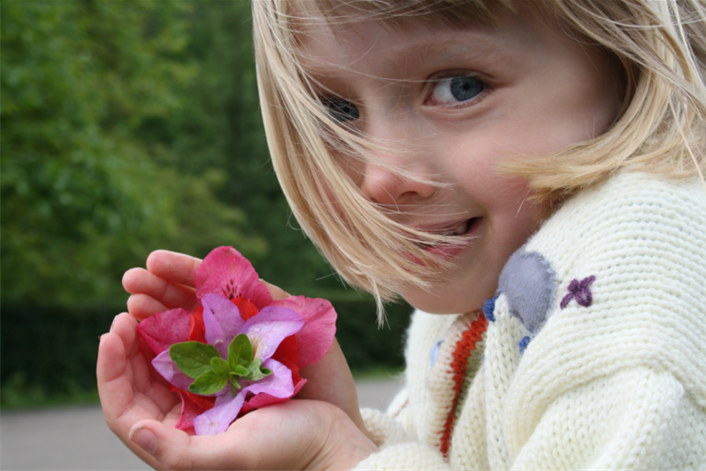
#> input picture gui-utils-master/input_images/input-flowergirl.png, 706 x 471 px
$ python find_edges.py input_images/input-flowergirl.png   (Python 2 division)
#> lines starting #> are read from the running program, lines starting #| are printed output that depends on the picture; after the words box and inside, x2 and y2 are one past the last pixel; in counts of white or black regions, pixels touching at a corner belong together; long printed decimals are rounded
### gui-utils-master/guiutils.py
import cv2


class EdgeFinder:
    def __init__(self, image, filter_size=1, threshold1=0, threshold2=0):
        self.image = image
        self._filter_size = filter_size
        self._threshold1 = threshold1
        self._threshold2 = threshold2

        def onchangeThreshold1(pos):
            self._threshold1 = pos
            self._render()

        def onchangeThreshold2(pos):
            self._threshold2 = pos
            self._render()

        # [4 lines left out: function onchangeFilterSize, not called in this run]

        cv2.namedWindow('edges')

        cv2.createTrackbar('threshold1', 'edges', self._threshold1, 255, onchangeThreshold1)
        cv2.createTrackbar('threshold2', 'edges', self._threshold2, 255, onchangeThreshold2)
        cv2.createTrackbar('filter_size', 'edges', self._filter_size, 20, onchangeFilterSize)

        self._render()

        print "Adjust the parameters as desired.  Hit any key to close."

        cv2.waitKey(0)

        cv2.destroyWindow('edges')
        cv2.destroyWindow('smoothed')

    def threshold1(self):
        return self._threshold1

    def threshold2(self):
        return self._threshold2

    def filterSize(self):
        return self._filter_size

    def edgeImage(self):
        return self._edge_img

    def smoothedImage(self):
        return self._smoothed_img

    def _render(self):
        self._smoothed_img = cv2.GaussianBlur(self.image, (self._filter_size, self._filter_size), sigmaX=0, sigmaY=0)
        self._edge_img = cv2.Canny(self._smoothed_img, self._threshold1, self._threshold2)
        cv2.imshow('smoothed', self._smoothed_img)
        cv2.imshow('edges', self._edge_img)

### gui-utils-master/find_edges.py
"""
Helper code to learn how an edge image is found and what the input parameters do.

How to run:
python find_edges.py <image path>

Try to think of other ways you can use a similar approach using different functions.
This way, tuning parameters with trackbars should be easier.
"""

import argparse
import cv2
import os

from guiutils import EdgeFinder


def main():
    parser = argparse.ArgumentParser(description='Visualizes an edge image.')
    parser.add_argument('filename')

    args = parser.parse_args()

    img = cv2.imread(args.filename, cv2.IMREAD_GRAYSCALE)
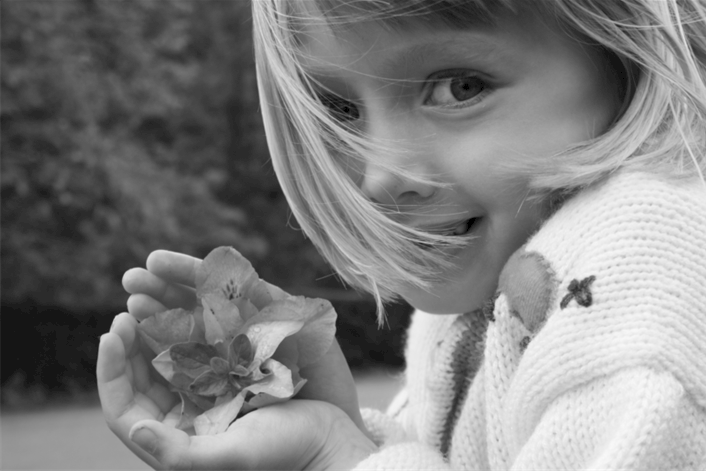
#> img: shape (471, 706); min 0, max 253, mean 127.9

    cv2.imshow('input', img)

    edge_finder = EdgeFinder(img, filter_size=13, threshold1=28, threshold2=115)
#> in _render, `self._edge_img = cv2.Canny(self._smoothed_img, self._threshold1, self...`:
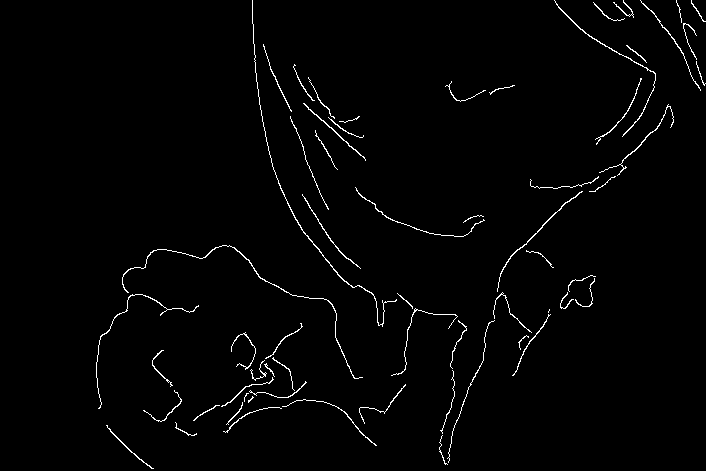
#> self._edge_img: shape (471, 706); 1.6% white in thin lines or dots, all inside (x1, y1, x2, y2) = (96, 0, 706, 469)

    print "Edge parameters:"
    print "GaussianBlur Filter Size: %f" % edge_finder.filterSize()
#| GaussianBlur Filter Size: 13.000
    print "Threshold1: %f" % edge_finder.threshold1()
#| Threshold1: 28.000
    print "Threshold2: %f" % edge_finder.threshold2()
#| Threshold2: 115.000

    (head, tail) = os.path.split(args.filename)

    (root, ext) = os.path.splitext(tail)

    smoothed_filename = os.path.join("output_images", root + "-smoothed" + ext)
    edge_filename = os.path.join("output_images", root + "-edges" + ext)

    cv2.imwrite(smoothed_filename, edge_finder.smoothedImage())
    cv2.imwrite(edge_filename, edge_finder.edgeImage())

    cv2.destroyAllWindows()


if __name__ == '__main__':
    main()
